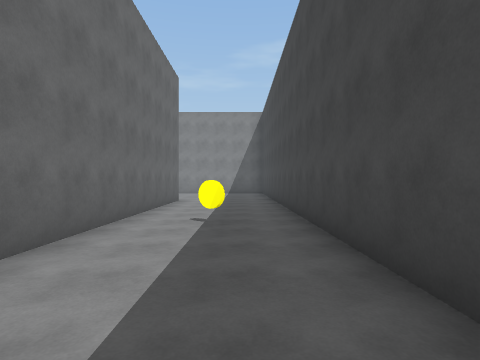
[1] (above)

24 first-person views from a walk through a 3-D level made in the Unity game engine. The camera is 1.5 m above the floor, looks level and sees 80° across. The floor is counted in squares, 2 m on a side. Each view is taken from the middle of a square. On the plan, view 1 faces up. The plan holds only what a view shows up to about 10 squares ahead; the rest is blank. The place goes on beyond the plan. The player character is not drawn.

[2]
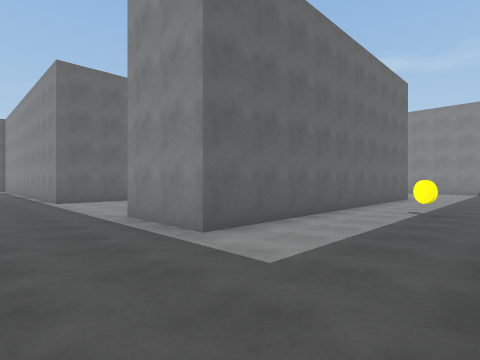

[3]
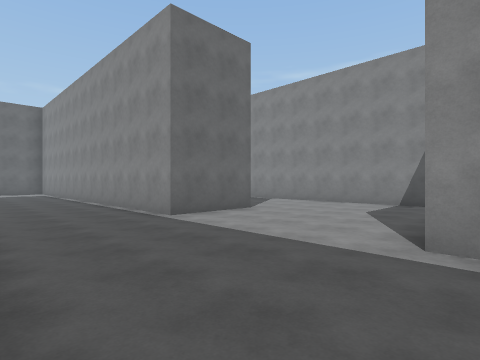

[4]
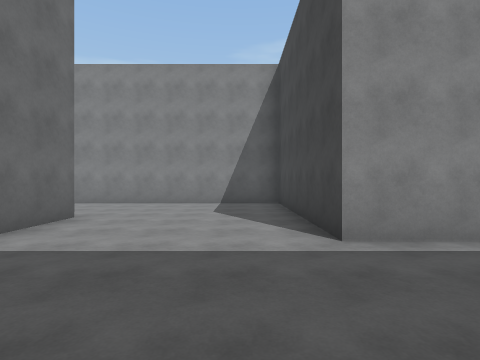

[5]
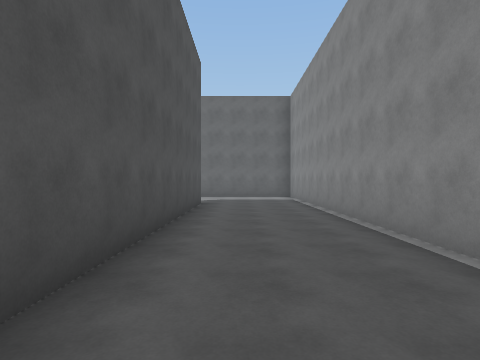

[6]
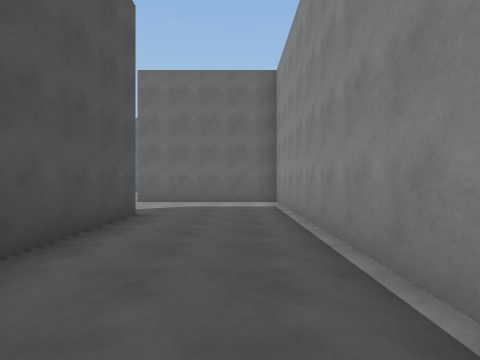

[7]
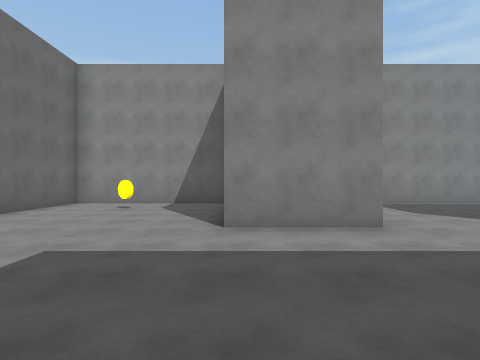

[8]
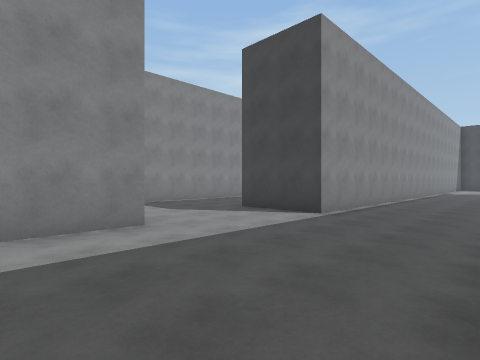

[9]
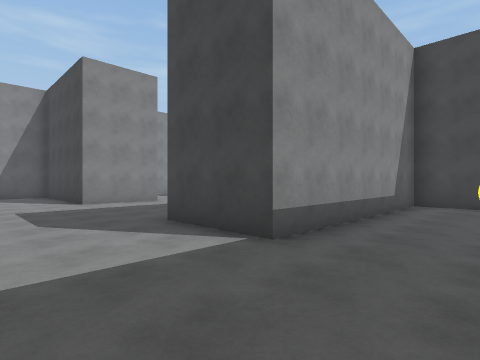

[10]
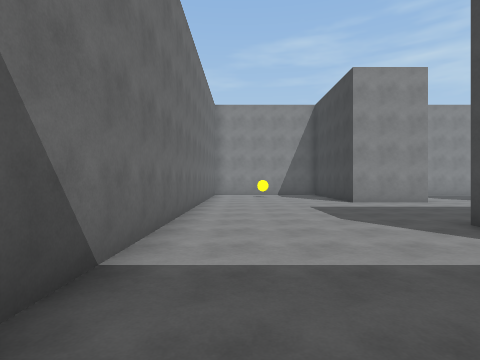

[11]
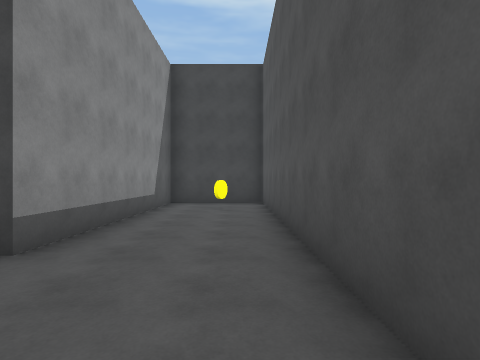

[12]
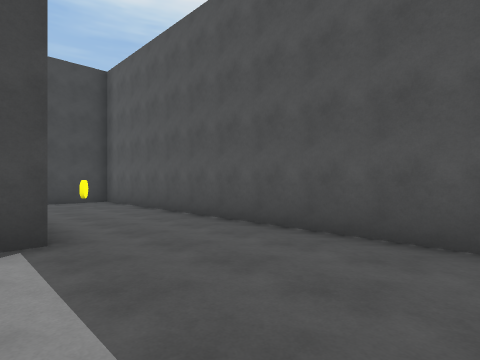

[13]
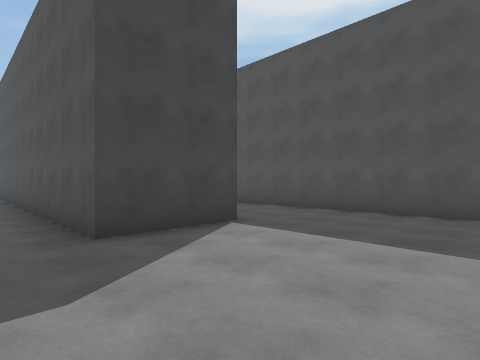

[14]
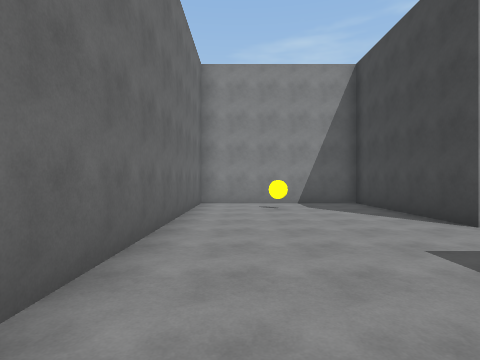

[15]
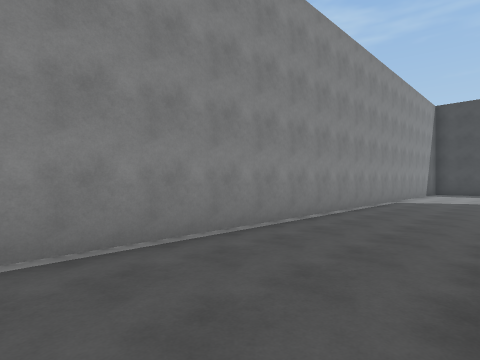

[16]
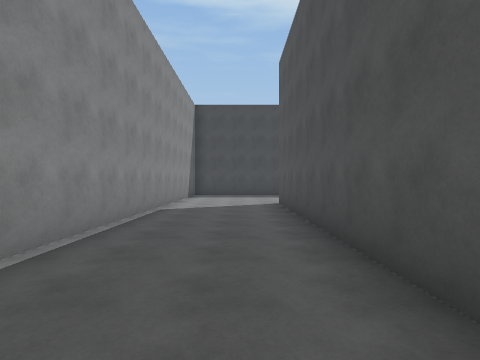

[17]
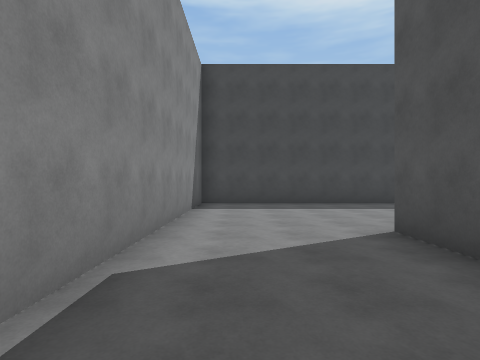

[18]
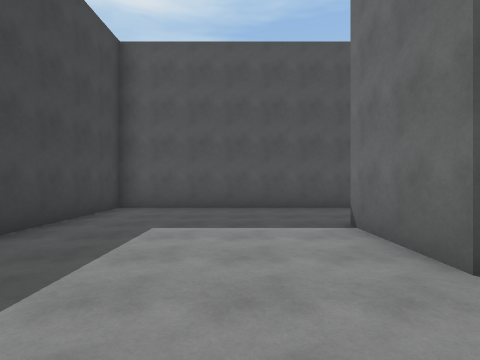

[19]
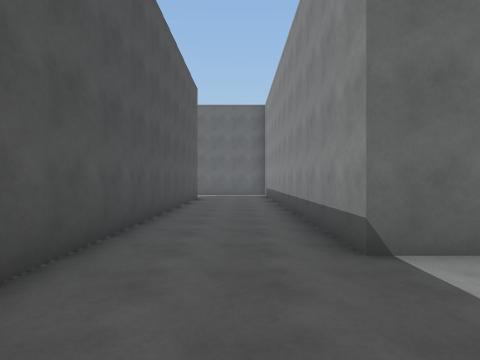

[20]
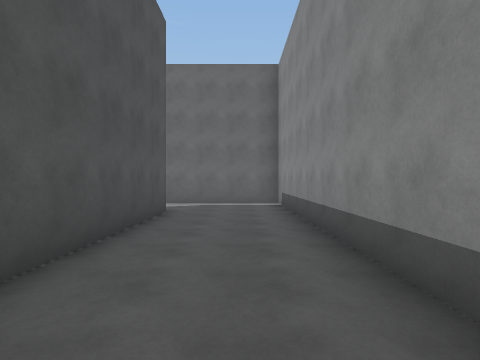

[21]
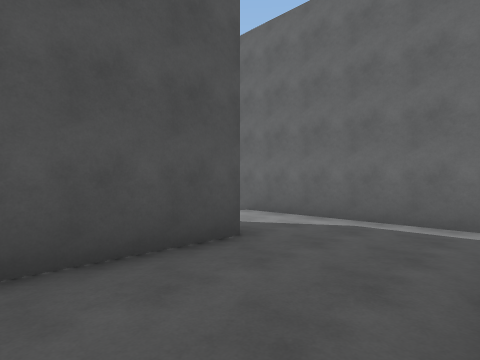

[22]
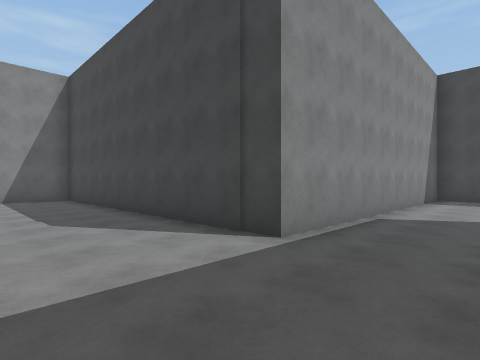

[23]
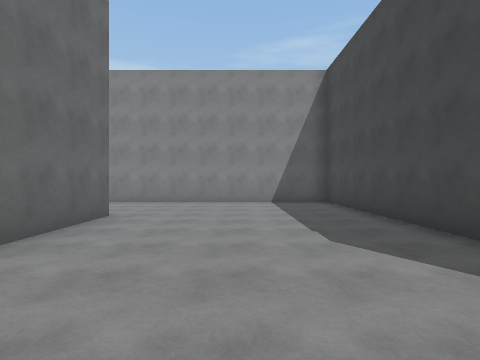

[24]
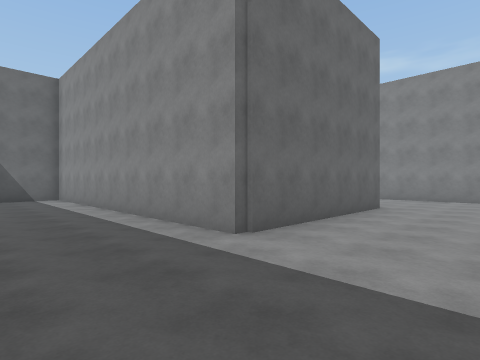

### Floor plan
Points are (right, up) in squares from view 1. A wall is a line through its corners. A room is listed if a view was taken in it or the views show most of it. See-through windows are left out.
Room 1 (views 1, 2, 3, 4, 5, 6, 7, 8, 9, 10, 11, 12, 13, 14, 15, 16, 17, 18, 19, 20, 21, 22, 23, 24)
walls: (-9.3, 2.8) (-9.3, 0.3) (-21.7, 0.3) (-21.7, -4.5) (-24.2, -4.5) (-24.2, 0.3) (-29.2, 0.3) (-29.2, -12.6); (-11.6, -9.3) (-3.8, -9.3) (-3.8, -11.7) (-15.3, -11.7) (-15.3, -17.2); (-19.7, 12) (-19.7, 6.8) (-28.4, 6.8); (-12.8, -14.8) (1.3, -14.8) (1.3, -5.8) (-18.2, -5.8) (-18.2, -3.2) (-10.4, -3.2); (1.3, 1.4) (1.3, 10); (-2.2, 10) (-2.2, 0.5) (-4.7, 0.5) (-4.7, 6.2) (-14, 6.2) (-14, 15.7) (-21.5, 15.7); (-29.2, 6) (-29.2, 5); (-27.8, -14.8) (-17.7, -14.8) (-17.7, -11.7) (-24.2, -11.7) (-24.2, -9.3) (-15.2, -9.3)
objects: other object (-27, -1); other object (-20, -13); other object (-1, 5)

Where each view was taken, in squares from view 1:
view 1: 0 up, 0 right, facing up
view 2: 2 down, 1 right, facing up-left
view 3: 3 down, 4 left, facing up-left
view 4: 3 down, 6 left, facing up
view 5: 2 down, 9 left, facing left
view 6: 1 down, 12 left, facing left
view 7: 9 down, 24 left, facing up
view 8: 9 down, 24 left, facing up-right
view 9: 14 down, 27 left, facing up-right
view 10: 14 down, 28 left, facing up
view 11: 14 down, 27 left, facing right
view 12: 11 down, 28 left, facing down-right
view 13: 8 down, 28 left, facing down-right
view 14: 9 down, 28 left, facing up
view 15: 9 down, 16 left, facing up-right
view 16: 8 down, 13 left, facing right
view 17: 7 down, 8 left, facing right
view 18: 7 down, 2 left, facing down
view 19: 13 down, 1 left, facing left
view 20: 13 down, 6 left, facing left
view 21: 12 down, 10 left, facing down-left
view 22: 4 up, 17 left, facing up-right
view 23: 6 up, 17 left, facing up
view 24: 4 up, 17 left, facing up-left
